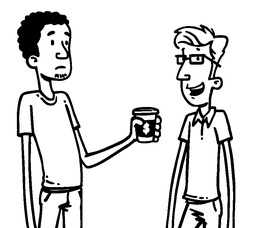
#> input picture generate-whiteboard-animated-videos/images/whiteboard.png, 256 x 228 px, shrunk from 894 x 797 before the run, found by its file name
$ python draw.py
#> lines starting #> are read from the running program, lines starting #| are printed output that depends on the picture; after the words box and inside, x2 and y2 are one past the last pixel; in counts of white or black regions, pixels touching at a corner belong together
import cv2
import numpy as np

def euc_dist(arr1, point):
    square_sub = (arr1 - point)**2
    return np.sqrt(np.sum(square_sub, axis=1))


img = cv2.imread("whiteboard.png")
#> img is the input picture: shape (228, 256, 3); min 0, max 255, mean 219
img_gray = cv2.cvtColor(img, cv2.COLOR_BGR2GRAY)

# finding all points where pixel is black
black_indices = np.array(np.where(img_gray == 0)).T
#> black_indices = 3847 pairs, first value 12 to 227, second value 17 to 234
print("Length of black indices: ", len(black_indices))
#| Length of black indices:  3847

# draw
video = cv2.VideoWriter("video.mp4", cv2.VideoWriter_fourcc(*"mp4v"), 25, (img.shape[1], img.shape[0]))

# creating an emtpy frame and select 0th index as the starting point to draw
drawn_frame = np.zeros(img.shape, np.uint8) + np.array([255, 255, 255], np.uint8)
selected_ind = 0

counter = 0
while(len(black_indices) > 1):
    selected_ind_val = black_indices[selected_ind].copy()
    drawn_frame[selected_ind_val[0], selected_ind_val[1]] = [0, 0, 0]

    # [8 lines of commented-out code are left out]
    black_indices[selected_ind] = black_indices[-1]
    black_indices = black_indices[:-1]

    # print("selected in val: ", selected_ind_val)
    # print("len of black indices: ", len(black_indices))
    # print(black_indices[:10])

    del selected_ind

    # select the next new index
    euc_arr = euc_dist(black_indices, selected_ind_val)
    selected_ind = np.argmin(euc_arr)
    # print("EUC array: ", euc_arr[:10])
    # print("-"*10)

    if(counter%30 == 0):
        video.write(drawn_frame)
        print("counter: ", counter)
        print("Selected Index: ", selected_ind)
        print("len of black indices: ", len(black_indices))

    # if(counter == 1):
    #     break
    counter += 1
#> this loop made 3846 passes
#> (selected_ind_val, selected_ind) on passes 1 to 3: ([12, 37], 1), ([12, 38], 2), ([12, 39], 3)
#> (printed output is left out)
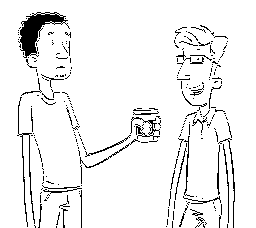
#> drawn_frame: shape (228, 256, 3); 93.4% white; 273 black regions (239 under 20 px), largest, box (x1, y1, x2, y2) and area: (18, 12, 70, 58) 883, (17, 97, 35, 227) 267, (130, 117, 160, 140) 180
#> after the loop, black_indices = [[93, 26]]; counter = 3846

video.release()
cv2.imshow("img", img)

cv2.waitKey(0)
cv2.destroyAllWindows()
